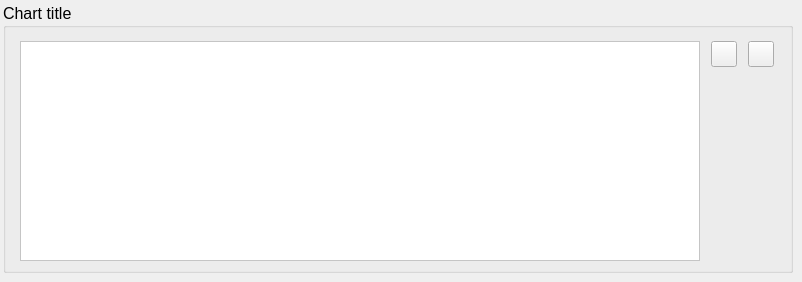
     <widget class="QWidget" name="tabtitle">
      <attribute name="title">
       <string>Title</string>
      </attribute>
      <widget class="QGroupBox" name="groupChartTitle">
       <property name="geometry">
        <rect>
         <x>3</x>
         <y>3</y>
         <width>790</width>
         <height>270</height>
        </rect>
       </property>
       <property name="sizePolicy">
        <sizepolicy hsizetype="Fixed" vsizetype="Fixed">
         <horstretch>0</horstretch>
         <verstretch>0</verstretch>
        </sizepolicy>
       </property>
       <property name="minimumSize">
        <size>
         <width>790</width>
         <height>270</height>
        </size>
       </property>
       <property name="maximumSize">
        <size>
         <width>790</width>
         <height>270</height>
        </size>
       </property>
       <property name="font">
        <font>
         <pointsize>12</pointsize>
        </font>
       </property>
       <property name="styleSheet">
        <string notr="true"/>
       </property>
       <property name="title">
        <string>Chart title</string>
       </property>
       <widget class="QTextEdit" name="textChartTitleText">
        <property name="geometry">
         <rect>
          <x>17</x>
          <y>38</y>
          <width>680</width>
          <height>220</height>
         </rect>
        </property>
        <property name="sizePolicy">
         <sizepolicy hsizetype="Fixed" vsizetype="Fixed">
          <horstretch>0</horstretch>
          <verstretch>0</verstretch>
         </sizepolicy>
        </property>
        <property name="minimumSize">
         <size>
          <width>680</width>
          <height>220</height>
         </size>
        </property>
        <property name="maximumSize">
         <size>
          <width>680</width>
          <height>220</height>
         </size>
        </property>
        <property name="toolTip">
         <string/>
        </property>
        <property name="styleSheet">
         <string notr="true">background-color: rgb(255, 255, 255);</string>
        </property>
       </widget>
       <widget class="QPushButton" name="btnChartTitleTextFont">
        <property name="geometry">
         <rect>
          <x>708</x>
          <y>38</y>
          <width>26</width>
          <height>26</height>
         </rect>
        </property>
        <property name="minimumSize">
         <size>
          <width>26</width>
          <height>26</height>
         </size>
        </property>
        <property name="maximumSize">
         <size>
          <width>26</width>
          <height>26</height>
         </size>
        </property>
        <property name="text">
         <string/>
        </property>
        <property name="icon">
         <iconset resource="resources.qrc">
          <normaloff>:/images/images/fontIcon1a.png</normaloff>:/images/images/fontIcon1a.png</iconset>
        </property>
        <property name="iconSize">
         <size>
          <width>20</width>
          <height>20</height>
         </size>
        </property>
       </widget>
       <widget class="QPushButton" name="btnChartTitleTextColor">
        <property name="geometry">
         <rect>
          <x>745</x>
          <y>38</y>
          <width>26</width>
          <height>26</height>
         </rect>
        </property>
        <property name="minimumSize">
         <size>
          <width>26</width>
          <height>26</height>
         </size>
        </property>
        <property name="maximumSize">
         <size>
          <width>26</width>
          <height>26</height>
         </size>
        </property>
        <property name="text">
         <string/>
        </property>
        <property name="icon">
         <iconset resource="resources.qrc">
          <normaloff>:/images/images/colorPickerIcon6.png</normaloff>:/images/images/colorPickerIcon6.png</iconset>
        </property>
        <property name="iconSize">
         <size>
          <width>20</width>
          <height>20</height>
         </size>
        </property>
       </widget>
      </widget>
     </widget>
